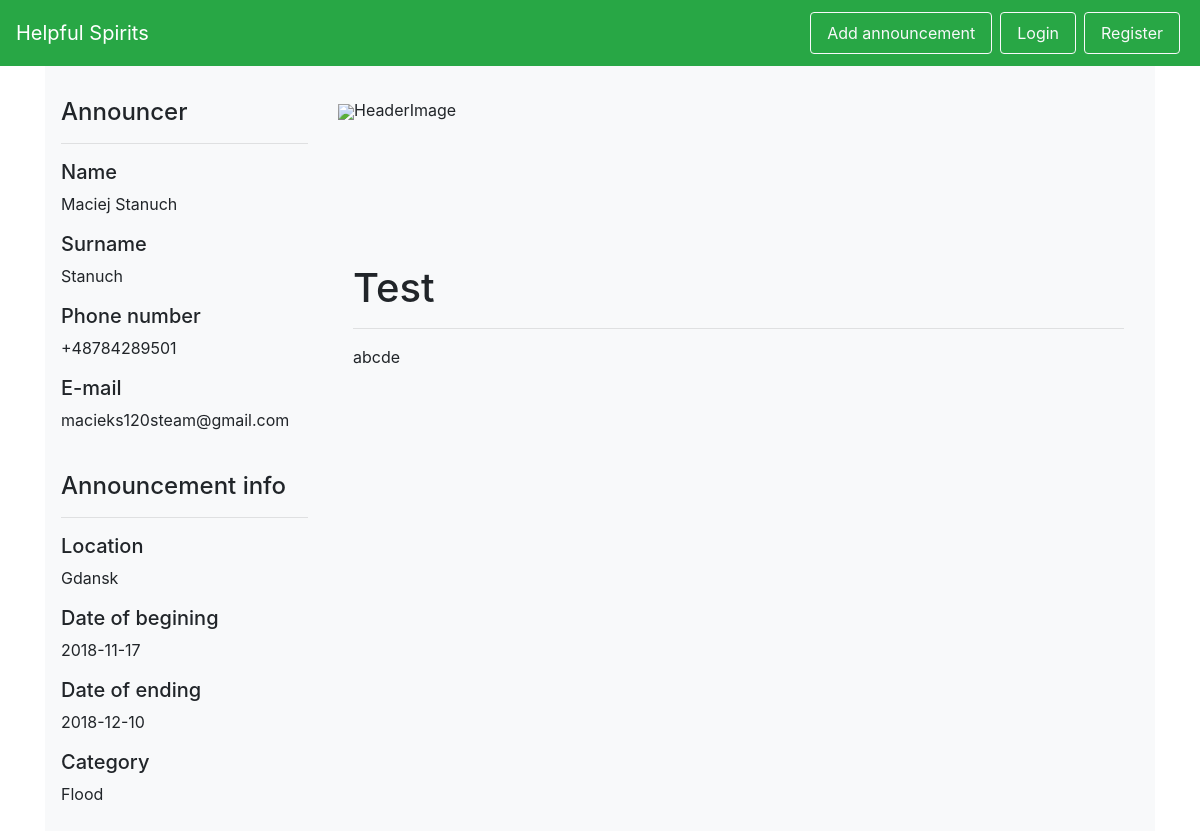
The app's page /posters/7 with its own data.
### helpful_spirits/models.py (models this page shows, shortened)
class User(db.Model, UserMixin):
    id = db.Column(db.Integer, primary_key=True)
    firstname = db.Column(db.String(50), nullable=False)
    surname = db.Column(db.String(50), nullable=False)
    birthday = db.Column(db.Date, nullable=False)
    phone = db.Column(db.String, nullable=False)
    password_hash = db.Column(db.String, nullable=False)
    email = db.Column(db.String)
    @staticmethod
    def get_by_id(id):
        return User.query.filter_by(id=id).first()

class City(db.Model):
    id = db.Column(db.Integer, primary_key=True)
    name = db.Column(db.String(50), nullable=False, unique=True)
    volunteers = db.relationship('Volunteer', backref='city')
    locations = db.relationship('Location', backref='city')

class Poster(db.Model):
    id = db.Column(db.Integer, primary_key=True)
    add_date = db.Column(db.Date, nullable=False)
    start_date = db.Column(db.Date, nullable=False)
    end_date = db.Column(db.Date)
    is_active = db.Column(db.Boolean, nullable=False)
    title = db.Column(db.String(100), nullable=False)
    description = db.Column(db.String(1000), nullable=False)
    location_id = db.Column(db.Integer, db.ForeignKey('location.id'), nullable=False)
    victim_id = db.Column(db.Integer, db.ForeignKey('victim.id'), nullable=False)
    category_id = db.Column(db.Integer, db.ForeignKey('category.id'), nullable=False)
    @staticmethod
    def get_by_id(id):
        return Poster.query.filter_by(id=id).first()

class Category(db.Model):
    id = db.Column(db.Integer, primary_key=True)
    name = db.Column(db.String(50), nullable=False)
    danger_level = db.Column(db.Integer, nullable=False)
    posters = db.relationship('Poster', backref='category')

### helpful_spirits/views.py (the view)
@app.route('/posters/<id>')
def poster(id):
    form = AddPoster()
    poster = Poster.get_by_id(id)
    if poster is None:
        return redirect(url_for('posters'))
    victim = Victim.find_user_by_id(poster.victim_id)
    return render_template('poster.html', poster=poster, form=form, victim=victim)

### helpful_spirits/models.py (called while the page is built)
    @staticmethod
    def find_user_by_id(id):
        return User.get_by_id(id)

### helpful_spirits/templates/poster.html (shortened to what this page needs)
{% extends 'base.html' %}
{% from "includes/_forms.html" import render_field %}
{% block body %}
<div id="wrapper-div" class="py-3" style="background-color: #f8f9fa;">
    <div class="row py-3 px-3">
        <div class="col-md-3 col-xs-12">
            <h4>Announcer</h4>
            <hr/>
            <h5>Name</h5>
            <p>{{ victim.firstname }}</p>
            <h5>Surname</h5>
            <p>{{ victim.surname }}</p>
            <h5>Phone number</h5>
            <p>{{ victim.phone }}</p>
            <h5>E-mail</h5>
            <p>{{ victim.email }}</p>
            <br/>
            <h4>Announcement info</h4>
            <hr/>
            <h5>Location</h5>
            <p>{{ poster.location.city.name }}</p>
            <h5>Date of begining</h5>
            <p>{{ poster.add_date }}</p>
            <h5>Date of ending</h5>
            <p>{{ poster.end_date }}</p>
            <h5>Category</h5>
            <p>{{ poster.category.name }}</p>
        </div>
        <div class="col-md-9 col-xs-12">
            <div class="img-wrapper" style="min-height:150px;"><img src="#">HeaderImage</img></div>
            <div class="container py-3" >
                <h1>{{ poster.title }}</h1>
                <hr/>
                <p>{{ poster.description }}</p>
            </div>
        </div>
    </div>
</div>
{% endblock %}

### records on screen
User: firstname "Maciej Stanuch", surname "Stanuch", phone "+48784289501", email "macieks120steam@gmail.com"
City: location.city.name "Gdansk"
Poster: add_date "2018-11-17", end_date "2018-12-10", title "Test", description "abcde"
Category: category.name "Flood"
